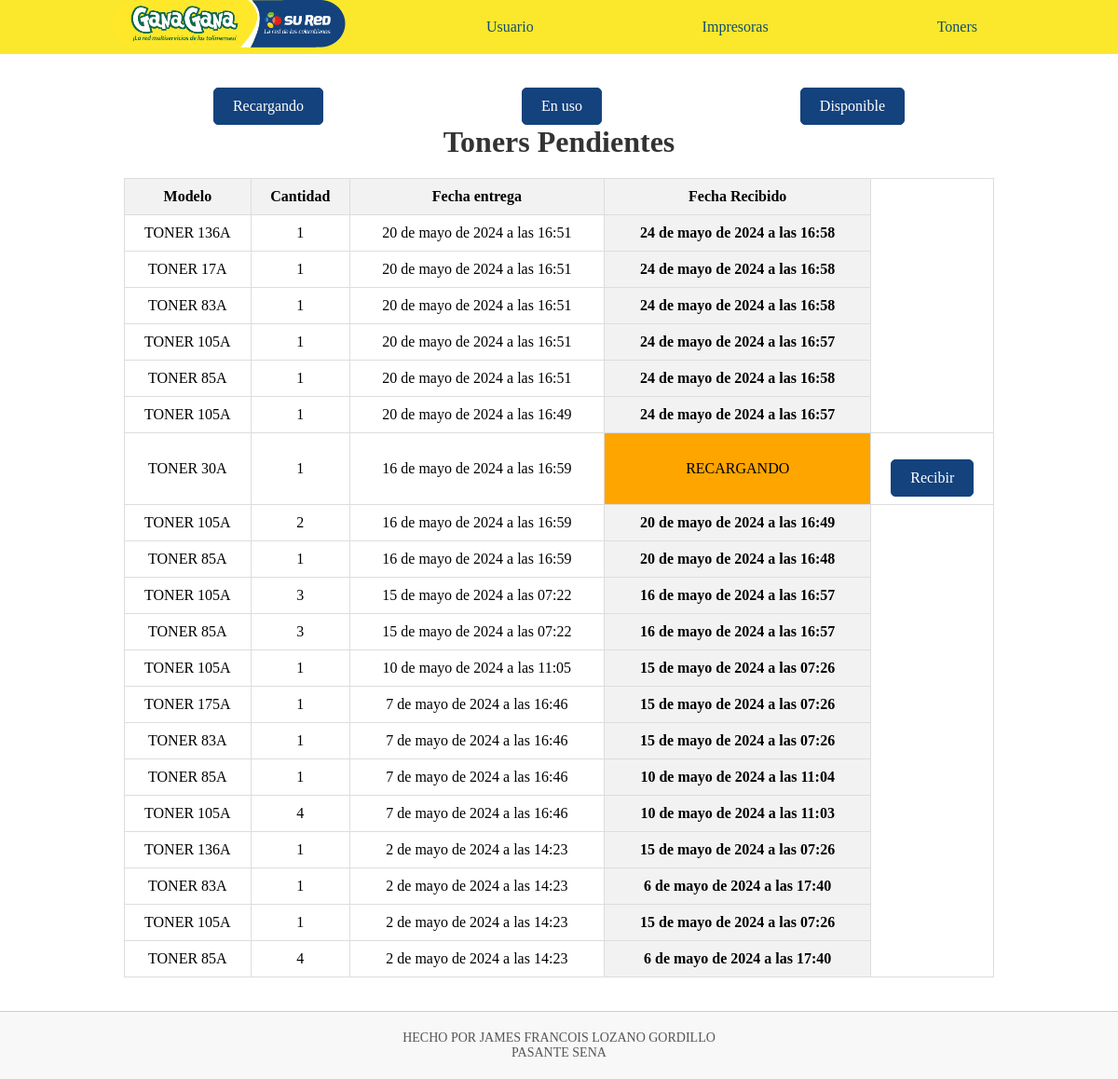
The page /Lista_T_Pendientes/ on the database as committed earlier.
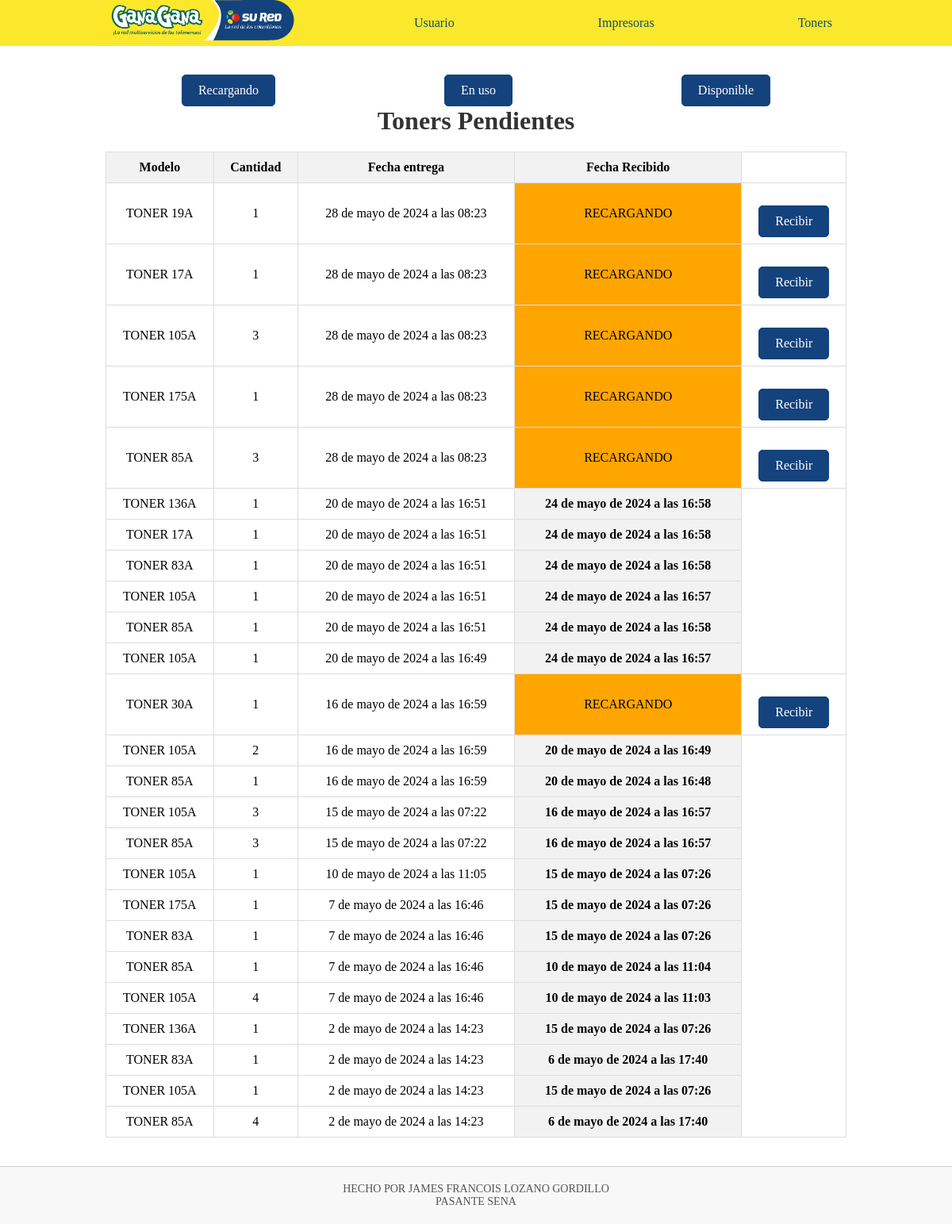
The same page on the database as committed later.
### Datos/models.py (models this page shows, shortened)
class Toner_M_Recargados(models.Model):
    ESTADO = [
        ('ENTREGADO','ENTREGADO'),
        ('RECARGANDO','RECARGANDO'),
        ]
    toner = models.ForeignKey(Tonner, on_delete=models.SET_NULL, null=True, blank=True)
    cantidad = models.PositiveIntegerField()
    estado = models.CharField(max_length=10, choices=ESTADO, default='RECARGANDO')
    fecha_entrega = models.DateTimeField(auto_now_add=True, null=False)
    fecha_recibido = models.DateTimeField(null=True)

class Tonner(models.Model):
    ESTADO_T = [
        ('Disponible', 'Disponible'),
    ]
    nombre = models.CharField(max_length=50)
    cantidad = models.PositiveBigIntegerField()
    Numero_Toner = models.CharField(max_length=20)
    Estado = models.CharField(max_length=10, choices=ESTADO_T, default='Disponible')
    imagen = models.ImageField()
    def __str__(self):
        return f"{self.nombre}"

### Datos/views.py (the view)
# urls.py: path('Lista_T_Pendientes/', views.Lista_T_Pendientes, name='Lista_T_Pendientes'),
def Lista_T_Pendientes(request):
    pendiente = Toner_M_Recargados.objects.all().order_by('-fecha_entrega')
    return render(request, 'carrito/pendientes.html', {
        'pendiente':pendiente,
    })

### Datos/templates/carrito/pendientes.html (shortened to what this page needs)
{% extends 'layouts/base.html' %}
{% block content %}
{% load static %}
{% include 'layouts/Barra_Tonners.html' %}
<!DOCTYPE html>
<html lang="es">
<head>
    <link rel="stylesheet" type="text/css" href="{% static 'CSS/ALL.css' %}">
</head>
<body>
    <h1>Toners Pendientes</h1>
    <table border="1">
        <thead>
            <tr>
                <th>Modelo</th>
                <th>Cantidad</th>
                <th>Fecha entrega</th>
                {% if toner.estado == "RECARGANDO" %}
                <th>Estado</th>
                {% else %}
                <th>Fecha Recibido</th>
                {% endif %}
            </tr>
        </thead>
        <tbody>
            {% for toner in pendiente %}
            <tr>
                <td>{{ toner.toner }}</td>
                <td>{{ toner.cantidad }}</td>
                <td>{{ toner.fecha_entrega }}</td>
                {% if toner.estado == "RECARGANDO" %}
                <td class="{% if toner.estado == 'RECARGANDO' %}naranja{% endif %}">{{ toner.estado }}</td>
                <td><a href="#" class="recibir-link btn" data-toner-id="{{ toner.id }}">Recibir</a></td>
                {% endif %}
                {% if toner.estado == "ENTREGADO" %}
                <th>{{ toner.fecha_recibido }}</th>
                {% endif %}
            </tr>
            {% endfor %}
        </tbody>
    </table>
</body>
</html>
{% endblock %}

Rows that differ between the two databases and show on the page:
added Toner_M_Recargados: toner "TONER 19A", cantidad "1", fecha_entrega "28 de mayo de 2024 a las 08:23", estado "RECARGANDO"
added Toner_M_Recargados: toner "TONER 17A", cantidad "1", fecha_entrega "28 de mayo de 2024 a las 08:23", estado "RECARGANDO"
added Toner_M_Recargados: toner "TONER 105A", cantidad "3", fecha_entrega "28 de mayo de 2024 a las 08:23", estado "RECARGANDO"
added Toner_M_Recargados: toner "TONER 175A", cantidad "1", fecha_entrega "28 de mayo de 2024 a las 08:23", estado "RECARGANDO"
added Toner_M_Recargados: toner "TONER 85A", cantidad "3", fecha_entrega "28 de mayo de 2024 a las 08:23", estado "RECARGANDO"
